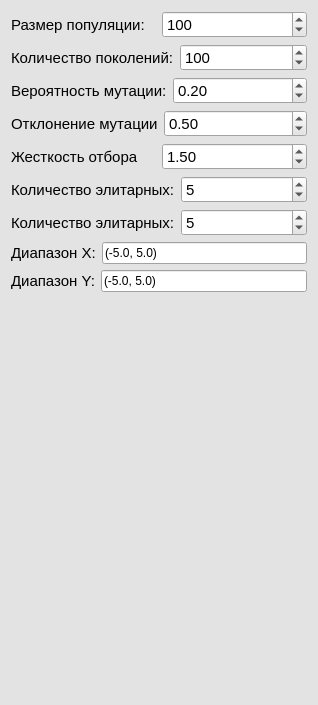
<?xml version="1.0" encoding="UTF-8"?>
<ui version="4.0">
 <class>Form</class>
 <widget class="QWidget" name="Form">
  <property name="geometry">
   <rect>
    <x>0</x>
    <y>0</y>
    <width>318</width>
    <height>705</height>
   </rect>
  </property>
  <property name="palette">
   <palette>
    <active>
     <colorrole role="WindowText">
      <brush brushstyle="SolidPattern">
       <color alpha="255">
        <red>0</red>
        <green>0</green>
        <blue>0</blue>
       </color>
      </brush>
     </colorrole>
     <colorrole role="Button">
      <brush brushstyle="SolidPattern">
       <color alpha="255">
        <red>227</red>
        <green>227</green>
        <blue>227</blue>
       </color>
      </brush>
     </colorrole>
     <colorrole role="Light">
      <brush brushstyle="SolidPattern">
       <color alpha="255">
        <red>255</red>
        <green>255</green>
        <blue>255</blue>
       </color>
      </brush>
     </colorrole>
     <colorrole role="Midlight">
      <brush brushstyle="SolidPattern">
       <color alpha="255">
        <red>241</red>
        <green>241</green>
        <blue>241</blue>
       </color>
      </brush>
     </colorrole>
     <colorrole role="Dark">
      <brush brushstyle="SolidPattern">
       <color alpha="255">
        <red>113</red>
        <green>113</green>
        <blue>113</blue>
       </color>
      </brush>
     </colorrole>
     <colorrole role="Mid">
      <brush brushstyle="SolidPattern">
       <color alpha="255">
        <red>151</red>
        <green>151</green>
        <blue>151</blue>
       </color>
      </brush>
     </colorrole>
     <colorrole role="Text">
      <brush brushstyle="SolidPattern">
       <color alpha="255">
        <red>0</red>
        <green>0</green>
        <blue>0</blue>
       </color>
      </brush>
     </colorrole>
     <colorrole role="BrightText">
      <brush brushstyle="SolidPattern">
       <color alpha="255">
        <red>255</red>
        <green>255</green>
        <blue>255</blue>
       </color>
      </brush>
     </colorrole>
     <colorrole role="ButtonText">
      <brush brushstyle="SolidPattern">
       <color alpha="255">
        <red>0</red>
        <green>0</green>
        <blue>0</blue>
       </color>
      </brush>
     </colorrole>
     <colorrole role="Base">
      <brush brushstyle="SolidPattern">
       <color alpha="255">
        <red>255</red>
        <green>255</green>
        <blue>255</blue>
       </color>
      </brush>
     </colorrole>
     <colorrole role="Window">
      <brush brushstyle="SolidPattern">
       <color alpha="255">
        <red>227</red>
        <green>227</green>
        <blue>227</blue>
       </color>
      </brush>
     </colorrole>
     <colorrole role="Shadow">
      <brush brushstyle="SolidPattern">
       <color alpha="255">
        <red>0</red>
        <green>0</green>
        <blue>0</blue>
       </color>
      </brush>
     </colorrole>
     <colorrole role="AlternateBase">
      <brush brushstyle="SolidPattern">
       <color alpha="255">
        <red>241</red>
        <green>241</green>
        <blue>241</blue>
       </color>
      </brush>
     </colorrole>
     <colorrole role="ToolTipBase">
      <brush brushstyle="SolidPattern">
       <color alpha="255">
        <red>255</red>
        <green>255</green>
        <blue>220</blue>
       </color>
      </brush>
     </colorrole>
     <colorrole role="ToolTipText">
      <brush brushstyle="SolidPattern">
       <color alpha="255">
        <red>0</red>
        <green>0</green>
        <blue>0</blue>
       </color>
      </brush>
     </colorrole>
     <colorrole role="PlaceholderText">
      <brush brushstyle="SolidPattern">
       <color alpha="128">
        <red>0</red>
        <green>0</green>
        <blue>0</blue>
       </color>
      </brush>
     </colorrole>
    </active>
    <inactive>
     <colorrole role="WindowText">
      <brush brushstyle="SolidPattern">
       <color alpha="255">
        <red>0</red>
        <green>0</green>
        <blue>0</blue>
       </color>
      </brush>
     </colorrole>
     <colorrole role="Button">
      <brush brushstyle="SolidPattern">
       <color alpha="255">
        <red>227</red>
        <green>227</green>
        <blue>227</blue>
       </color>
      </brush>
     </colorrole>
     <colorrole role="Light">
      <brush brushstyle="SolidPattern">
       <color alpha="255">
        <red>255</red>
        <green>255</green>
        <blue>255</blue>
       </color>
      </brush>
     </colorrole>
     <colorrole role="Midlight">
      <brush brushstyle="SolidPattern">
       <color alpha="255">
        <red>241</red>
        <green>241</green>
        <blue>241</blue>
       </color>
      </brush>
     </colorrole>
     <colorrole role="Dark">
      <brush brushstyle="SolidPattern">
       <color alpha="255">
        <red>113</red>
        <green>113</green>
        <blue>113</blue>
       </color>
      </brush>
     </colorrole>
     <colorrole role="Mid">
      <brush brushstyle="SolidPattern">
       <color alpha="255">
        <red>151</red>
        <green>151</green>
        <blue>151</blue>
       </color>
      </brush>
     </colorrole>
     <colorrole role="Text">
      <brush brushstyle="SolidPattern">
       <color alpha="255">
        <red>0</red>
        <green>0</green>
        <blue>0</blue>
       </color>
      </brush>
     </colorrole>
     <colorrole role="BrightText">
      <brush brushstyle="SolidPattern">
       <color alpha="255">
        <red>255</red>
        <green>255</green>
        <blue>255</blue>
       </color>
      </brush>
     </colorrole>
     <colorrole role="ButtonText">
      <brush brushstyle="SolidPattern">
       <color alpha="255">
        <red>0</red>
        <green>0</green>
        <blue>0</blue>
       </color>
      </brush>
     </colorrole>
     <colorrole role="Base">
      <brush brushstyle="SolidPattern">
       <color alpha="255">
        <red>255</red>
        <green>255</green>
        <blue>255</blue>
       </color>
      </brush>
     </colorrole>
     <colorrole role="Window">
      <brush brushstyle="SolidPattern">
       <color alpha="255">
        <red>227</red>
        <green>227</green>
        <blue>227</blue>
       </color>
      </brush>
     </colorrole>
     <colorrole role="Shadow">
      <brush brushstyle="SolidPattern">
       <color alpha="255">
        <red>0</red>
        <green>0</green>
        <blue>0</blue>
       </color>
      </brush>
     </colorrole>
     <colorrole role="AlternateBase">
      <brush brushstyle="SolidPattern">
       <color alpha="255">
        <red>241</red>
        <green>241</green>
        <blue>241</blue>
       </color>
      </brush>
     </colorrole>
     <colorrole role="ToolTipBase">
      <brush brushstyle="SolidPattern">
       <color alpha="255">
        <red>255</red>
        <green>255</green>
        <blue>220</blue>
       </color>
      </brush>
     </colorrole>
     <colorrole role="ToolTipText">
      <brush brushstyle="SolidPattern">
       <color alpha="255">
        <red>0</red>
        <green>0</green>
        <blue>0</blue>
       </color>
      </brush>
     </colorrole>
     <colorrole role="PlaceholderText">
      <brush brushstyle="SolidPattern">
       <color alpha="128">
        <red>0</red>
        <green>0</green>
        <blue>0</blue>
       </color>
      </brush>
     </colorrole>
    </inactive>
    <disabled>
     <colorrole role="WindowText">
      <brush brushstyle="SolidPattern">
       <color alpha="255">
        <red>113</red>
        <green>113</green>
        <blue>113</blue>
       </color>
      </brush>
     </colorrole>
     <colorrole role="Button">
      <brush brushstyle="SolidPattern">
       <color alpha="255">
        <red>227</red>
        <green>227</green>
        <blue>227</blue>
       </color>
      </brush>
     </colorrole>
     <colorrole role="Light">
      <brush brushstyle="SolidPattern">
       <color alpha="255">
        <red>255</red>
        <green>255</green>
        <blue>255</blue>
       </color>
      </brush>
     </colorrole>
     <colorrole role="Midlight">
      <brush brushstyle="SolidPattern">
       <color alpha="255">
        <red>241</red>
        <green>241</green>
        <blue>241</blue>
       </color>
      </brush>
     </colorrole>
     <colorrole role="Dark">
      <brush brushstyle="SolidPattern">
       <color alpha="255">
        <red>113</red>
        <green>113</green>
        <blue>113</blue>
       </color>
      </brush>
     </colorrole>
     <colorrole role="Mid">
      <brush brushstyle="SolidPattern">
       <color alpha="255">
        <red>151</red>
        <green>151</green>
        <blue>151</blue>
       </color>
      </brush>
     </colorrole>
     <colorrole role="Text">
      <brush brushstyle="SolidPattern">
       <color alpha="255">
        <red>113</red>
        <green>113</green>
        <blue>113</blue>
       </color>
      </brush>
     </colorrole>
     <colorrole role="BrightText">
      <brush brushstyle="SolidPattern">
       <color alpha="255">
        <red>255</red>
        <green>255</green>
        <blue>255</blue>
       </color>
      </brush>
     </colorrole>
     <colorrole role="ButtonText">
      <brush brushstyle="SolidPattern">
       <color alpha="255">
        <red>113</red>
        <green>113</green>
        <blue>113</blue>
       </color>
      </brush>
     </colorrole>
     <colorrole role="Base">
      <brush brushstyle="SolidPattern">
       <color alpha="255">
        <red>227</red>
        <green>227</green>
        <blue>227</blue>
       </color>
      </brush>
     </colorrole>
     <colorrole role="Window">
      <brush brushstyle="SolidPattern">
       <color alpha="255">
        <red>227</red>
        <green>227</green>
        <blue>227</blue>
       </color>
      </brush>
     </colorrole>
     <colorrole role="Shadow">
      <brush brushstyle="SolidPattern">
       <color alpha="255">
        <red>0</red>
        <green>0</green>
        <blue>0</blue>
       </color>
      </brush>
     </colorrole>
     <colorrole role="AlternateBase">
      <brush brushstyle="SolidPattern">
       <color alpha="255">
        <red>227</red>
        <green>227</green>
        <blue>227</blue>
       </color>
      </brush>
     </colorrole>
     <colorrole role="ToolTipBase">
      <brush brushstyle="SolidPattern">
       <color alpha="255">
        <red>255</red>
        <green>255</green>
        <blue>220</blue>
       </color>
      </brush>
     </colorrole>
     <colorrole role="ToolTipText">
      <brush brushstyle="SolidPattern">
       <color alpha="255">
        <red>0</red>
        <green>0</green>
        <blue>0</blue>
       </color>
      </brush>
     </colorrole>
     <colorrole role="PlaceholderText">
      <brush brushstyle="SolidPattern">
       <color alpha="128">
        <red>0</red>
        <green>0</green>
        <blue>0</blue>
       </color>
      </brush>
     </colorrole>
    </disabled>
   </palette>
  </property>
  <property name="windowTitle">
   <string>Form</string>
  </property>
  <layout class="QVBoxLayout" name="verticalLayout">
   <item>
    <layout class="QHBoxLayout" name="horizontalLayout_4">
     <item>
      <widget class="QLabel" name="label">
       <property name="font">
        <font>
         <pointsize>11</pointsize>
        </font>
       </property>
       <property name="text">
        <string>Размер популяции:</string>
       </property>
      </widget>
     </item>
     <item>
      <widget class="QSpinBox" name="population_size">
       <property name="font">
        <font>
         <pointsize>11</pointsize>
        </font>
       </property>
       <property name="maximum">
        <number>10000</number>
       </property>
       <property name="singleStep">
        <number>10</number>
       </property>
       <property name="value">
        <number>100</number>
       </property>
      </widget>
     </item>
    </layout>
   </item>
   <item>
    <layout class="QHBoxLayout" name="horizontalLayout_5">
     <item>
      <widget class="QLabel" name="label_5">
       <property name="font">
        <font>
         <pointsize>11</pointsize>
        </font>
       </property>
       <property name="text">
        <string>Количество поколений:</string>
       </property>
      </widget>
     </item>
     <item>
      <widget class="QSpinBox" name="generations">
       <property name="font">
        <font>
         <pointsize>11</pointsize>
        </font>
       </property>
       <property name="minimum">
        <number>1</number>
       </property>
       <property name="maximum">
        <number>1000</number>
       </property>
       <property name="value">
        <number>100</number>
       </property>
      </widget>
     </item>
    </layout>
   </item>
   <item>
    <layout class="QHBoxLayout" name="horizontalLayout">
     <item>
      <widget class="QLabel" name="label_4">
       <property name="font">
        <font>
         <pointsize>11</pointsize>
        </font>
       </property>
       <property name="text">
        <string>Вероятность мутации:</string>
       </property>
      </widget>
     </item>
     <item>
      <widget class="QDoubleSpinBox" name="mutation_prob">
       <property name="font">
        <font>
         <pointsize>11</pointsize>
        </font>
       </property>
       <property name="minimum">
        <double>0.010000000000000</double>
       </property>
       <property name="maximum">
        <double>99.989999999999995</double>
       </property>
       <property name="singleStep">
        <double>0.010000000000000</double>
       </property>
       <property name="value">
        <double>0.200000000000000</double>
       </property>
      </widget>
     </item>
    </layout>
   </item>
   <item>
    <layout class="QHBoxLayout" name="horizontalLayout_6">
     <item>
      <widget class="QLabel" name="label_6">
       <property name="font">
        <font>
         <pointsize>11</pointsize>
        </font>
       </property>
       <property name="text">
        <string>Отклонение мутации</string>
       </property>
      </widget>
     </item>
     <item>
      <widget class="QDoubleSpinBox" name="mutation_range">
       <property name="font">
        <font>
         <pointsize>11</pointsize>
        </font>
       </property>
       <property name="minimum">
        <double>0.010000000000000</double>
       </property>
       <property name="maximum">
        <double>99.989999999999995</double>
       </property>
       <property name="singleStep">
        <double>0.010000000000000</double>
       </property>
       <property name="value">
        <double>0.500000000000000</double>
       </property>
      </widget>
     </item>
    </layout>
   </item>
   <item>
    <layout class="QHBoxLayout" name="horizontalLayout_7">
     <item>
      <widget class="QLabel" name="label_7">
       <property name="font">
        <font>
         <pointsize>11</pointsize>
        </font>
       </property>
       <property name="text">
        <string>Жесткость отбора</string>
       </property>
      </widget>
     </item>
     <item>
      <widget class="QDoubleSpinBox" name="selection_pressure">
       <property name="font">
        <font>
         <pointsize>11</pointsize>
        </font>
       </property>
       <property name="minimum">
        <double>0.100000000000000</double>
       </property>
       <property name="maximum">
        <double>10.000000000000000</double>
       </property>
       <property name="singleStep">
        <double>0.010000000000000</double>
       </property>
       <property name="value">
        <double>1.500000000000000</double>
       </property>
      </widget>
     </item>
    </layout>
   </item>
   <item>
    <layout class="QHBoxLayout" name="horizontalLayout_2">
     <item>
      <widget class="QLabel" name="label_3">
       <property name="font">
        <font>
         <pointsize>11</pointsize>
        </font>
       </property>
       <property name="text">
        <string>Количество элитарных:</string>
       </property>
      </widget>
     </item>
     <item>
      <widget class="QSpinBox" name="elite_count">
       <property name="font">
        <font>
         <pointsize>11</pointsize>
        </font>
       </property>
       <property name="minimum">
        <number>0</number>
       </property>
       <property name="maximum">
        <number>100</number>
       </property>
       <property name="singleStep">
        <number>1</number>
       </property>
       <property name="value">
        <number>5</number>
       </property>
      </widget>
     </item>
    </layout>
   </item>
   <item>
    <layout class="QHBoxLayout" name="horizontalLayout_3">
     <item>
      <widget class="QLabel" name="label_8">
       <property name="font">
        <font>
         <pointsize>11</pointsize>
        </font>
       </property>
       <property name="text">
        <string>Количество элитарных:</string>
       </property>
      </widget>
     </item>
     <item>
      <widget class="QSpinBox" name="elite_count_2">
       <property name="font">
        <font>
         <pointsize>11</pointsize>
        </font>
       </property>
       <property name="minimum">
        <number>0</number>
       </property>
       <property name="maximum">
        <number>100</number>
       </property>
       <property name="singleStep">
        <number>1</number>
       </property>
       <property name="value">
        <number>5</number>
       </property>
      </widget>
     </item>
    </layout>
   </item>
   <item>
    <layout class="QHBoxLayout" name="horizontalLayout_8">
     <item>
      <widget class="QLabel" name="label_9">
       <property name="font">
        <font>
         <pointsize>11</pointsize>
        </font>
       </property>
       <property name="text">
        <string>Диапазон X:</string>
       </property>
      </widget>
     </item>
     <item>
      <widget class="QLineEdit" name="x_range">
       <property name="text">
        <string>(-5.0, 5.0)</string>
       </property>
       <property name="placeholderText">
        <string>(5.0, 5.0)</string>
       </property>
      </widget>
     </item>
    </layout>
   </item>
   <item>
    <layout class="QHBoxLayout" name="horizontalLayout_9">
     <item>
      <widget class="QLabel" name="label_10">
       <property name="font">
        <font>
         <pointsize>11</pointsize>
        </font>
       </property>
       <property name="text">
        <string>Диапазон Y:</string>
       </property>
      </widget>
     </item>
     <item>
      <widget class="QLineEdit" name="y_range">
       <property name="text">
        <string>(-5.0, 5.0)</string>
       </property>
       <property name="placeholderText">
        <string>(5.0, 5.0)</string>
       </property>
      </widget>
     </item>
    </layout>
   </item>
   <item>
    <spacer name="verticalSpacer">
     <property name="orientation">
      <enum>Qt::Vertical</enum>
     </property>
     <property name="sizeHint" stdset="0">
      <size>
       <width>20</width>
       <height>40</height>
      </size>
     </property>
    </spacer>
   </item>
  </layout>
 </widget>
 <resources/>
 <connections/>
</ui>
